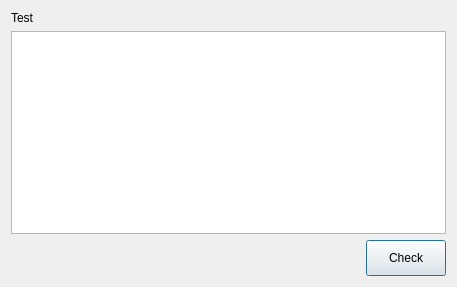
<?xml version="1.0" encoding="UTF-8"?>
<ui version="4.0">
 <class>ConductTestDialog</class>
 <widget class="QDialog" name="ConductTestDialog">
  <property name="geometry">
   <rect>
    <x>0</x>
    <y>0</y>
    <width>457</width>
    <height>287</height>
   </rect>
  </property>
  <property name="minimumSize">
   <size>
    <width>400</width>
    <height>0</height>
   </size>
  </property>
  <property name="baseSize">
   <size>
    <width>600</width>
    <height>600</height>
   </size>
  </property>
  <layout class="QVBoxLayout" name="verticalLayout">
   <item>
    <widget class="QLabel" name="lbl_test">
     <property name="text">
      <string>Test</string>
     </property>
    </widget>
   </item>
   <item>
    <widget class="QListWidget" name="list_test"/>
   </item>
   <item>
    <layout class="QHBoxLayout" name="horizontalLayout">
     <item>
      <spacer name="horizontalSpacer">
       <property name="orientation">
        <enum>Qt::Horizontal</enum>
       </property>
       <property name="sizeHint" stdset="0">
        <size>
         <width>40</width>
         <height>20</height>
        </size>
       </property>
      </spacer>
     </item>
     <item>
      <widget class="PushButton" name="btn_check">
       <property name="minimumSize">
        <size>
         <width>70</width>
         <height>36</height>
        </size>
       </property>
       <property name="text">
        <string>Check</string>
       </property>
      </widget>
     </item>
    </layout>
   </item>
  </layout>
 </widget>
 <customwidgets>
  <customwidget>
   <class>PushButton</class>
   <extends>QPushButton</extends>
   <header>lib/ui/widgets_basic.h</header>
  </customwidget>
 </customwidgets>
 <resources/>
 <connections/>
</ui>
